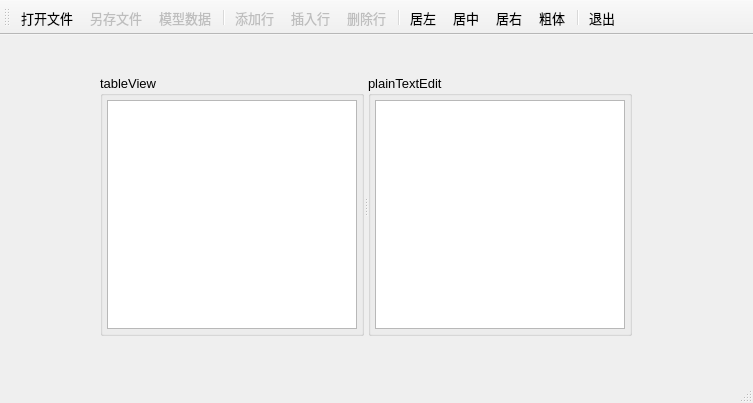
<?xml version="1.0" encoding="UTF-8"?>
<ui version="4.0">
 <class>MainWindow</class>
 <widget class="QMainWindow" name="MainWindow">
  <property name="geometry">
   <rect>
    <x>0</x>
    <y>0</y>
    <width>753</width>
    <height>403</height>
   </rect>
  </property>
  <property name="font">
   <font>
    <pointsize>10</pointsize>
   </font>
  </property>
  <property name="windowTitle">
   <string>Demo4_3, QTableView与QStandardItemModel</string>
  </property>
  <widget class="QWidget" name="centralWidget">
   <widget class="QSplitter" name="splitter">
    <property name="geometry">
     <rect>
      <x>100</x>
      <y>40</y>
      <width>532</width>
      <height>261</height>
     </rect>
    </property>
    <property name="orientation">
     <enum>Qt::Horizontal</enum>
    </property>
    <widget class="QGroupBox" name="groupBox">
     <property name="title">
      <string>tableView</string>
     </property>
     <layout class="QVBoxLayout" name="verticalLayout">
      <property name="leftMargin">
       <number>4</number>
      </property>
      <property name="topMargin">
       <number>4</number>
      </property>
      <property name="rightMargin">
       <number>4</number>
      </property>
      <property name="bottomMargin">
       <number>4</number>
      </property>
      <item>
       <widget class="QTableView" name="tableView">
        <property name="editTriggers">
         <set>QAbstractItemView::AnyKeyPressed|QAbstractItemView::DoubleClicked|QAbstractItemView::EditKeyPressed|QAbstractItemView::SelectedClicked</set>
        </property>
        <property name="alternatingRowColors">
         <bool>true</bool>
        </property>
       </widget>
      </item>
     </layout>
    </widget>
    <widget class="QGroupBox" name="groupBox_2">
     <property name="title">
      <string>plainTextEdit</string>
     </property>
     <layout class="QVBoxLayout" name="verticalLayout_2">
      <property name="leftMargin">
       <number>4</number>
      </property>
      <property name="topMargin">
       <number>4</number>
      </property>
      <property name="rightMargin">
       <number>4</number>
      </property>
      <property name="bottomMargin">
       <number>4</number>
      </property>
      <item>
       <widget class="QPlainTextEdit" name="plainTextEdit">
        <property name="lineWrapMode">
         <enum>QPlainTextEdit::NoWrap</enum>
        </property>
       </widget>
      </item>
     </layout>
    </widget>
   </widget>
  </widget>
  <widget class="QMenuBar" name="menuBar">
   <property name="geometry">
    <rect>
     <x>0</x>
     <y>0</y>
     <width>753</width>
     <height>23</height>
    </rect>
   </property>
  </widget>
  <widget class="QToolBar" name="mainToolBar">
   <property name="toolButtonStyle">
    <enum>Qt::ToolButtonTextUnderIcon</enum>
   </property>
   <attribute name="toolBarArea">
    <enum>TopToolBarArea</enum>
   </attribute>
   <attribute name="toolBarBreak">
    <bool>false</bool>
   </attribute>
   <addaction name="actOpen"/>
   <addaction name="actSave"/>
   <addaction name="actModelData"/>
   <addaction name="separator"/>
   <addaction name="actAppend"/>
   <addaction name="actInsert"/>
   <addaction name="actDelete"/>
   <addaction name="separator"/>
   <addaction name="actAlignLeft"/>
   <addaction name="actAlignCenter"/>
   <addaction name="actAlignRight"/>
   <addaction name="actFontBold"/>
   <addaction name="separator"/>
   <addaction name="actExit"/>
  </widget>
  <widget class="QStatusBar" name="statusBar"/>
  <action name="actOpen">
   <property name="icon">
    <iconset resource="res.qrc">
     <normaloff>:/icons/images/open.bmp</normaloff>:/icons/images/open.bmp</iconset>
   </property>
   <property name="text">
    <string>打开文件</string>
   </property>
   <property name="toolTip">
    <string>打开文件</string>
   </property>
  </action>
  <action name="actSave">
   <property name="enabled">
    <bool>false</bool>
   </property>
   <property name="icon">
    <iconset resource="res.qrc">
     <normaloff>:/icons/images/save.bmp</normaloff>:/icons/images/save.bmp</iconset>
   </property>
   <property name="text">
    <string>另存文件</string>
   </property>
   <property name="toolTip">
    <string>表格内容另存为文件</string>
   </property>
  </action>
  <action name="actAppend">
   <property name="enabled">
    <bool>false</bool>
   </property>
   <property name="icon">
    <iconset resource="res.qrc">
     <normaloff>:/icons/images/append.bmp</normaloff>:/icons/images/append.bmp</iconset>
   </property>
   <property name="text">
    <string>添加行</string>
   </property>
   <property name="toolTip">
    <string>添加一行</string>
   </property>
  </action>
  <action name="actInsert">
   <property name="enabled">
    <bool>false</bool>
   </property>
   <property name="icon">
    <iconset resource="res.qrc">
     <normaloff>:/icons/images/306.bmp</normaloff>:/icons/images/306.bmp</iconset>
   </property>
   <property name="text">
    <string>插入行</string>
   </property>
   <property name="toolTip">
    <string>插入一行</string>
   </property>
  </action>
  <action name="actDelete">
   <property name="enabled">
    <bool>false</bool>
   </property>
   <property name="icon">
    <iconset resource="res.qrc">
     <normaloff>:/icons/images/delete.bmp</normaloff>:/icons/images/delete.bmp</iconset>
   </property>
   <property name="text">
    <string>删除行</string>
   </property>
   <property name="toolTip">
    <string>删除当前行</string>
   </property>
  </action>
  <action name="actExit">
   <property name="icon">
    <iconset resource="res.qrc">
     <normaloff>:/icons/images/132.bmp</normaloff>:/icons/images/132.bmp</iconset>
   </property>
   <property name="text">
    <string>退出</string>
   </property>
   <property name="toolTip">
    <string>退出</string>
   </property>
  </action>
  <action name="actModelData">
   <property name="enabled">
    <bool>false</bool>
   </property>
   <property name="icon">
    <iconset resource="res.qrc">
     <normaloff>:/icons/images/export1.bmp</normaloff>:/icons/images/export1.bmp</iconset>
   </property>
   <property name="text">
    <string>模型数据</string>
   </property>
   <property name="toolTip">
    <string>模型数据显示到文本框里</string>
   </property>
  </action>
  <action name="actAlignLeft">
   <property name="icon">
    <iconset resource="res.qrc">
     <normaloff>:/icons/images/508.bmp</normaloff>:/icons/images/508.bmp</iconset>
   </property>
   <property name="text">
    <string>居左</string>
   </property>
   <property name="toolTip">
    <string>文字左对齐</string>
   </property>
  </action>
  <action name="actAlignCenter">
   <property name="icon">
    <iconset resource="res.qrc">
     <normaloff>:/icons/images/510.bmp</normaloff>:/icons/images/510.bmp</iconset>
   </property>
   <property name="text">
    <string>居中</string>
   </property>
   <property name="toolTip">
    <string>文字居中</string>
   </property>
  </action>
  <action name="actAlignRight">
   <property name="icon">
    <iconset resource="res.qrc">
     <normaloff>:/icons/images/512.bmp</normaloff>:/icons/images/512.bmp</iconset>
   </property>
   <property name="text">
    <string>居右</string>
   </property>
   <property name="toolTip">
    <string>文字右对齐</string>
   </property>
  </action>
  <action name="actFontBold">
   <property name="checkable">
    <bool>true</bool>
   </property>
   <property name="icon">
    <iconset resource="res.qrc">
     <normaloff>:/icons/images/500.bmp</normaloff>:/icons/images/500.bmp</iconset>
   </property>
   <property name="text">
    <string>粗体</string>
   </property>
   <property name="toolTip">
    <string>粗体字体</string>
   </property>
  </action>
 </widget>
 <layoutdefault spacing="6" margin="11"/>
 <resources>
  <include location="res.qrc"/>
 </resources>
 <connections>
  <connection>
   <sender>actExit</sender>
   <signal>triggered()</signal>
   <receiver>MainWindow</receiver>
   <slot>close()</slot>
   <hints>
    <hint type="sourcelabel">
     <x>-1</x>
     <y>-1</y>
    </hint>
    <hint type="destinationlabel">
     <x>433</x>
     <y>266</y>
    </hint>
   </hints>
  </connection>
 </connections>
</ui>
